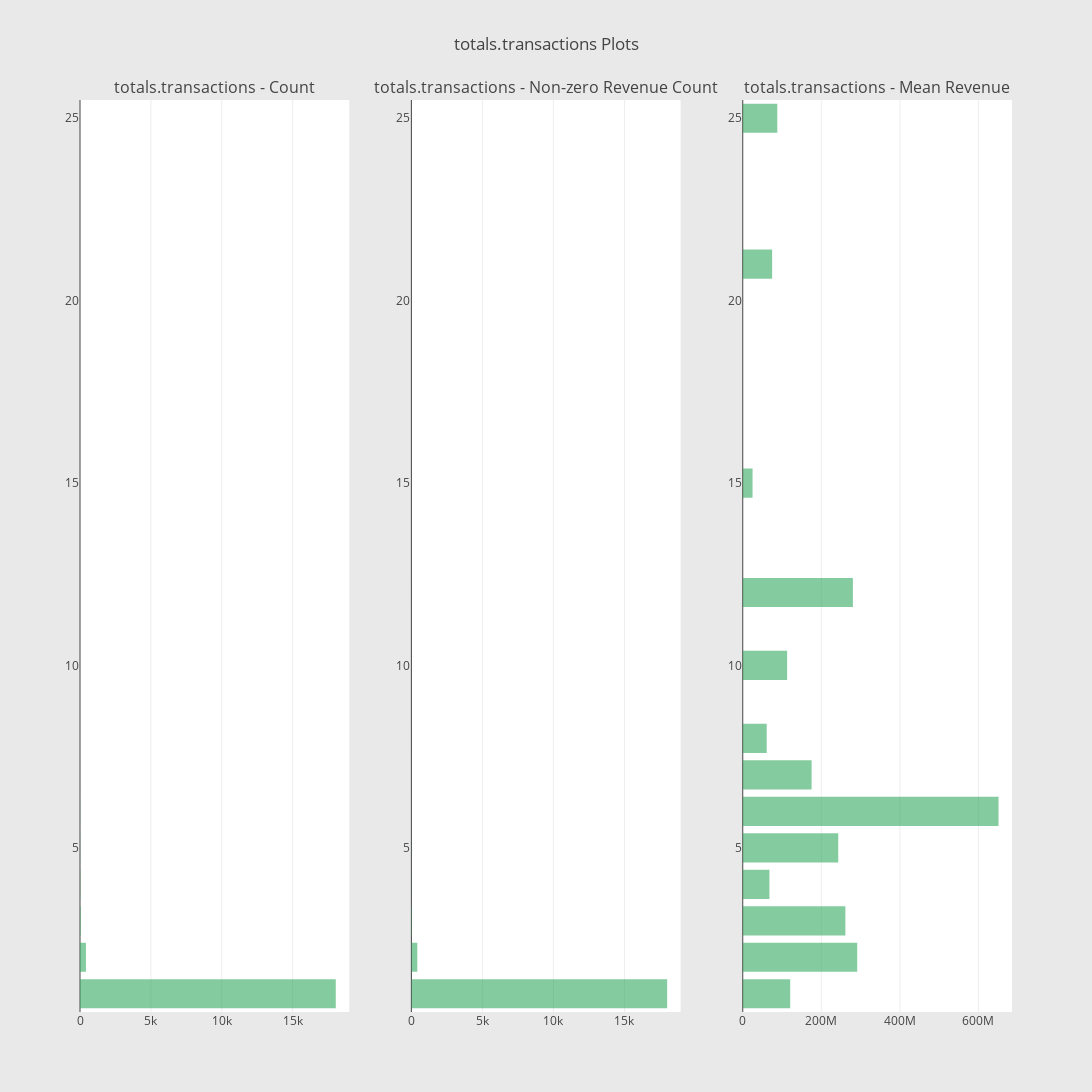

Source (notebook cell):
### Code cell
feature_target_bar_size_count_mean(df_train,'totals.transactions', 'totals.transactionRevenue')

### Figure 1 — Plotly figure (JSON) as saved in the notebook; plotly's stock layout.template omitted (floating-point values rounded to 4 significant figures)
{"data": [{"marker": {"color": "rgba(50, 171, 96, 0.6)"}, "orientation": "h", "showlegend": false, "type": "bar", "uid": "5dd37e90-ee3f-11e8-986b-e0d55e4550a1", "x": [1, 1, 1, 1, 2, 3, 5, 6, 11, 17, 43, 420, 18048], "xaxis": "x", "y": [25, 21, 15, 10, 12, 8, 7, 6, 5, 4, 3, 2, 1], "yaxis": "y"}, {"marker": {"color": "rgba(50, 171, 96, 0.6)"}, "orientation": "h", "showlegend": false, "type": "bar", "uid": "5dd3cc7a-ee3f-11e8-a6e3-e0d55e4550a1", "x": [1, 1, 1, 1, 2, 3, 5, 6, 11, 16, 43, 418, 18006], "xaxis": "x2", "y": [25, 21, 15, 10, 12, 8, 7, 6, 5, 4, 3, 2, 1], "yaxis": "y2"}, {"marker": {"color": "rgba(50, 171, 96, 0.6)"}, "orientation": "h", "showlegend": false, "type": "bar", "uid": "5dd41a64-ee3f-11e8-8da4-e0d55e4550a1", "x": [87960000, 74850000, 25000000, 112950000, 280420000, 61000000.0, 175258000, 651100000.0, 243000000.0, 67912500, 261300000.0, 291300000.0, 120700000.0], "xaxis": "x3", "y": [25, 21, 15, 10, 12, 8, 7, 6, 5, 4, 3, 2, 1], "yaxis": "y3"}], "layout": {"annotations": [{"font": {"size": 16}, "showarrow": false, "text": "totals.transactions - Count", "x": 0.1444, "xanchor": "center", "xref": "paper", "y": 1, "yanchor": "bottom", "yref": "paper"}, {"font": {"size": 16}, "showarrow": false, "text": "totals.transactions - Non-zero Revenue Count", "x": 0.5, "xanchor": "center", "xref": "paper", "y": 1, "yanchor": "bottom", "yref": "paper"}, {"font": {"size": 16}, "showarrow": false, "text": "totals.transactions - Mean Revenue", "x": 0.8556, "xanchor": "center", "xref": "paper", "y": 1, "yanchor": "bottom", "yref": "paper"}], "height": 1200, "paper_bgcolor": "rgb(233,233,233)", "title": "totals.transactions Plots", "width": 1200, "xaxis": {"anchor": "y", "domain": [0, 0.2889]}, "xaxis2": {"anchor": "y2", "domain": [0.3556, 0.6444]}, "xaxis3": {"anchor": "y3", "domain": [0.7111, 1]}, "yaxis": {"anchor": "x", "domain": [0, 1]}, "yaxis2": {"anchor": "x2", "domain": [0, 1]}, "yaxis3": {"anchor": "x3", "domain": [0, 1]}}}
